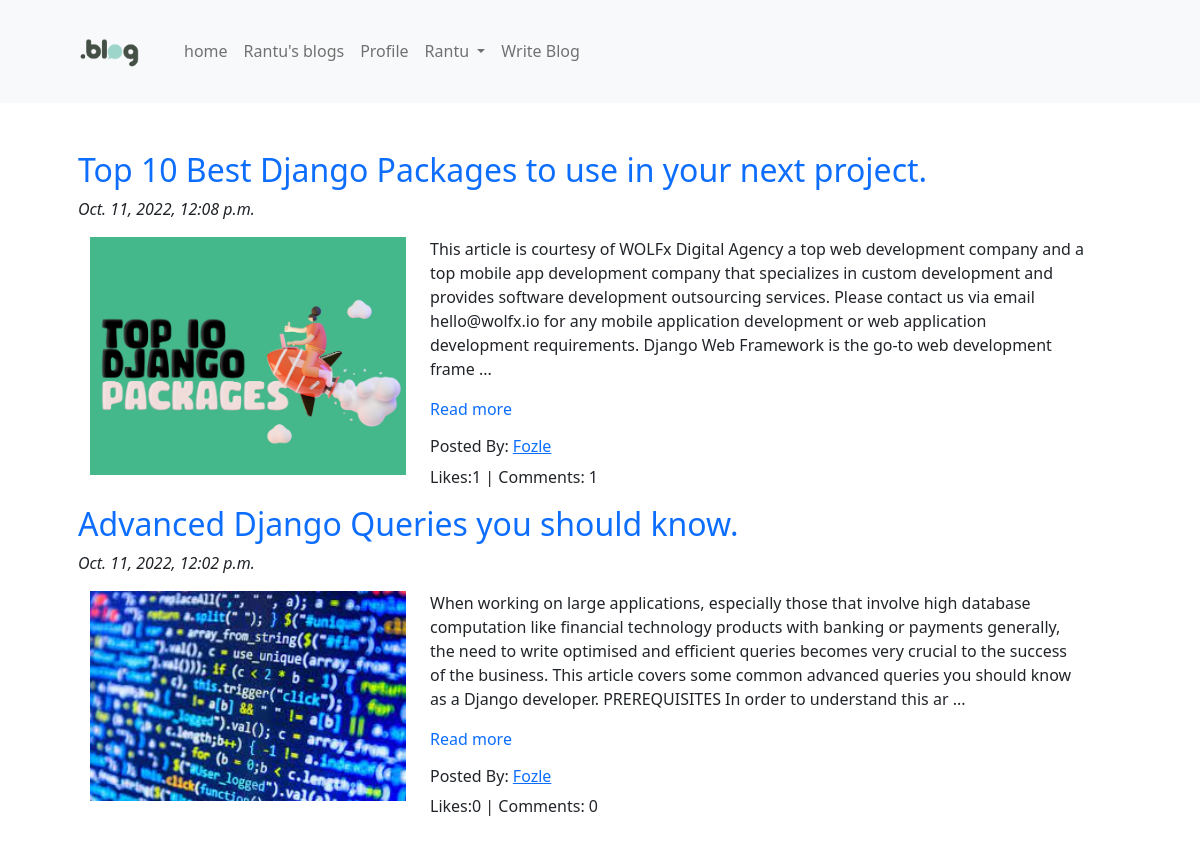
Screenshot of /blog/ (signed in) with the database file from the repository.
### blog_app/models.py (models this page shows, shortened)
class Blog(models.Model):
    author = models.ForeignKey(
        User, on_delete=models.CASCADE, related_name='post_author')
    blog_title = models.CharField(max_length=264, verbose_name='put a title')
    slug = models.SlugField(max_length=254, unique=True)
    blog_content = models.TextField(verbose_name='what is in your mind')
    blog_img = models.ImageField(upload_to='blog_images', verbose_name='image')
    publish_date = models.DateTimeField(auto_now_add=True)
    update_date = models.DateTimeField(auto_now=True)
    class Meta:
        ordering = ['-publish_date', ]

### blog_app/views.py (the view)
# urls.py: path('', views.BlogList.as_view(), name='blog_list'),
class BlogList(ListView):
    context_object_name = 'blogs'
    model = Blog
    template_name = 'blog_app/blog_list.html'

### blog_app/templatetags/custom_filter.py (called while the page is built)
def range_filter(value):
    return value[0: 400]

### templates/blog_app/blog_list.html (shortened to what this page needs)
{% extends 'base.html'%}
{% load custom_filter %}
{% block content%}
{% for blog in blogs %}
<a href="{% url 'blog_app:blog_detail' slug=blog.slug %}" style="text-decoration:none;"><h2>{{blog.blog_title}}</h2></a>
<p><i>{{blog.publish_date}}</i></p>
<div class=" container row">
    <div class="col-4">
        <img src="/media/{{blog.blog_img}}" alt="" width="100%">
    </div>
    <div class="col-8">
        <p>{{blog.blog_content  | range_filter }} ...</p>
        <p><a href="{% url 'blog_app:blog_detail' slug=blog.slug %}" style="text-decoration: none;">Read more</a></p>
        <h6>Posted By: <a href="#">{{blog.author}}</a></h6>
        <p>Likes:{{blog.liked_blog.count}} | Comments: {{blog.blog_comment.count}}</p>
    </div>
</div>
{% endfor %}
{% endblock %}

### templates/base.html (shortened to what this page needs)
<!DOCTYPE html>
<html lang="en">
  <head>
    <link
      href="https://cdn.jsdelivr.net/npm/bootstrap@5.2.2/dist/css/bootstrap.min.css"
      rel="stylesheet"
    />
  </head>
  <body>
    <nav class="navbar navbar-expand-lg bg-light">
      <div class="container-fluid " >
        <a class="navbar-brand ms-5" href="#"><img src="/media/logo.png" alt="" width="100px"></a>
        <div class="collapse navbar-collapse" id="navbarSupportedContent">
          <ul class="navbar-nav me-auto mb-2 mb-lg-0">
            <li class="nav-item">
              <a
                class="nav-link "
                aria-current="page"
                href="{% url 'home'%}"
                >home</a
              >
            </li>
            {% if user.is_authenticated %}
            <li class="nav-item">
              <a
                class="nav-link "
                aria-current="page"
                href="{% url 'blog_app:myblogs'%}"
                >{{user}}'s blogs </a
              >
            </li>
            <li class="nav-item">
              <a
                class="nav-link "
                aria-current="page"
                href="{% url 'login_app:profile'%}"
                >Profile </a
              >
            </li>
            <li class="nav-item dropdown">
              <a
                class="nav-link dropdown-toggle"
                href="#"
                role="button"
                data-bs-toggle="dropdown"
                aria-expanded="false"
              >
                {{user.username}}
              </a>
            </li>
            <li class="nav-item">
              <a
                class="nav-link "
                aria-current="page"
                href="{% url 'blog_app:create-blog'%}"
                >Write Blog</a
              >
            </li>
            {% endif %}
          </ul>
        </div>
      </div>
    </nav>
    <div class="container p-5">{% block content %} {% endblock %}</div>
  </body>
</html>

### rows the page displays
Blog: blog_title "Top 10 Best Django Packages to use in your next project.", publish_date "Oct. 11, 2022, 12:08 p.m.", blog_img (picture), blog_content|range_filter "This article is courtesy of WOLFx Digital Agency a top web development company and a top mobile app development company that specializes in custom development and provides software development outsourcing services. Please contact us via email hello@wolfx.io for any mobile application development or web application development requirements. Django Web Framework is the go-to web development frame", author "Fozle", liked_blog.count "1", blog_comment.count "1"
Blog: blog_title "Advanced Django Queries you should know.", publish_date "Oct. 11, 2022, 12:02 p.m.", blog_img (picture), blog_content|range_filter "When working on large applications, especially those that involve high database computation like financial technology products with banking or payments generally, the need to write optimised and efficient queries becomes very crucial to the success of the business. This article covers some common advanced queries you should know as a Django developer. PREREQUISITES In order to understand this ar", author "Fozle", liked_blog.count "0", blog_comment.count "0"

### other values shown
{{ user }} "Rantu"
{{ user.username }} "Rantu"
